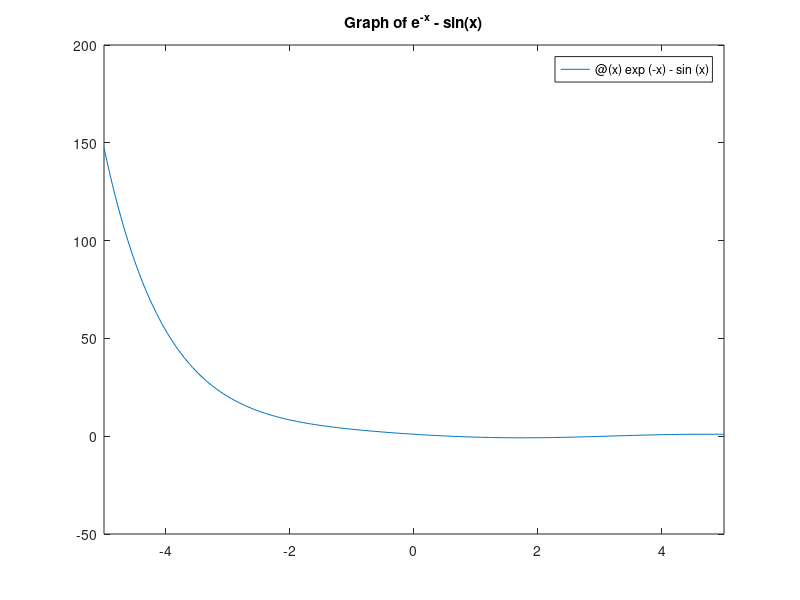

This chart was generated by the following MATLAB code:
%Advaith Krishna A
%Roll No. 200122004
%Question 1 - Part 1
%Bisection Method

f = @(x) exp(-x)-sin(x); %defining a function
fplot(f); %plotting function
title('Graph of e^{-x} - sin(x)');
a = 0; %lower limit
b = 1; %upper limit
tol = 0.00001; %tolerance
c = (a+b)/2; %initial midpoint
iter = 0; %step counter

fprintf('\nIteration\tBisection Method\n');

while abs(b-a)>tol
    if (f(a)*f(c))<0
        b = c;
    else
        a = c;
    end
    iter = iter+1; %counting iterations
    c = (a+b)/2;
    fprintf('%d\t\t%d\n', iter, c);
end

%Question 1 - Part 2
%Newton-Raphson Method

f = @(x) exp(-x) - sin(x); %defining function
f_der = @(x) -exp(-x) - cos(x); %derivative

tol = 0.00001; %tolerance
xi = 0; %first approximation
iter = 0; %reset iterations to 0

fprintf('\nIteration\tNewton-Raphson Method\n');

while true
    if f_der(xi) == 0
        disp('Error: Division by zero');
        break;
    end
    xip1 = xi - (f(xi)/f_der(xi));
    err = abs(xip1-xi);
    iter = iter+1;
    fprintf('%d\t\t%d\n', iter, xip1);
    if err<tol
        break
    end
    xi = xip1;
end

%Question 2title('Graph of e^x - sin(x)');
%Fixed Point Iteration Method

f = @(x) x.^2-x-2; %defining function
g = @(x) (x+2).^0.5; %defining iteration function

x0 = 0; %starting point
tol = 0.001; %tolerance
iter = 1; %iterations

fprintf('\nx_n\t\t\tf(x_n)\t\tError\n');

while true
    xi = g(x0);
    fprintf('x_%d=%d\t%d\t%d\n', iter, xi, f(xi), abs(xi-2))
    if abs((xi - x0)/xi)<tol %condition 1
        break
    end
    if abs(f(xi))<tol %condition 2
        break
    end
    x0 = xi;
    iter = iter+1;
end